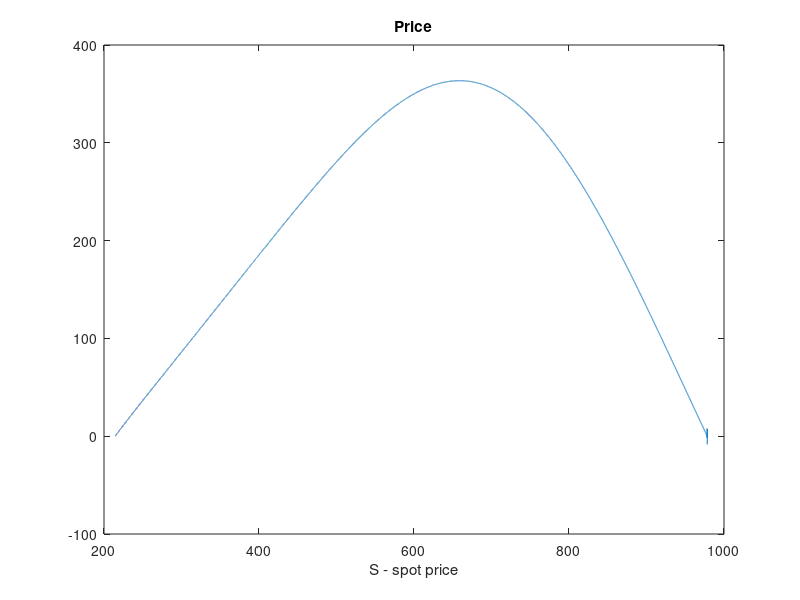

Source code (MATLAB):
%%%%%%%%%%%%%%%%%%%%%%%%%%%%%%%%%%%%%%%%%%%%%%%%%%%%%%%%%%%%%%%%%%%
% Price Barrier Down&Out call option in the B&S model
% using PDE with theta method on LOG-PRICE transformation
%%%%%%%%%%%%%%%%%%%%%%%%%%%%%%%%%%%%%%%%%%%%%%%%%%%%%%%%%%%%%%%%%%%
clear all; close all; clc;

%% Parameters
% Market parameters
r = 0.02;               % riskfree interest rate 
S0 = 218.75;            % spot price
% Model parameters
sigma = 0.2516;         % standard deviation 
% Contract 
T = 1;                  % maturity
K = S0;                 % strike
D = 0.98*S0;            % barrier
payoff = @(x) max(S0*exp(x)-K,0).*(S0*exp(x)>D);   % payoff function -- D&O Call Option
% Domain Boundaries 
xmax =  (r - sigma^2/2)*T + 6*sigma*sqrt(T);
xmin =  log(D/S0);
upper_boundary_condition = @(t) S0*exp(xmax)-K*exp(-r*t);            % v(xmax,t) for D&O call
lower_boundary_condition = @(t) 0;                                   % v(xmin,t) for D&O call
% Numerical schema parameters 
M = 5000; dt = T/M;                                                   % time grid
N = 30000; dx = (xmax-xmin)/N; x_grid = linspace(xmin,xmax, N+1)';    % space grid
theta = 0.5;    % 0.5 = Crank-Nicholson, 0 = Implicit Euler, 1 = Explicit Euler (not uncond stable!)

%% Resolving matrix              
a_d = (1-theta)*(-(r-sigma^2/2)/(2*dx)+sigma^2/(2*dx^2));    % coeff of v_{i-1,j}
a_m = -1/dt+(1-theta)*(-sigma^2/(dx^2)-r);                   % coeff of v_{i,j} 
a_u = (1-theta)*((r-sigma^2/2)/(2*dx)+sigma^2/(2*dx^2));     % coeff of v_{i+1,j}
A = spdiags([a_d*ones(N+1,1), a_m*ones(N+1,1), a_u*ones(N+1,1)], -1:1, N+1, N+1);
% Constant term at step j 
b_d = -theta*(-(r-sigma^2/2)/(2*dx)+sigma^2/(2*dx^2));    % coeff of v_{i-1,j+1}
b_m = -1/dt-theta*(-sigma^2/(dx^2)-r);                    % coeff of v_{i,j+1} 
b_u = -theta*((r-sigma^2/2)/(2*dx)+sigma^2/(2*dx^2));     % coeff of v_{i+1,j+1}
B = spdiags([b_d*ones(N+1,1), b_m*ones(N+1,1), b_u*ones(N+1,1)], -1:1, N+1, N+1);

%% Backward in time procedure
v = payoff(x_grid);
for j = (M-1):-1:1
    % compute rhs and adjust with bounday conditions
    rhs = B*v;
    % rhs(1) = rhs(1) + lower_boundary_condition(T-j*dt); % lower_bound_cond=0 in CALL case
    rhs(end) = rhs(end)+upper_boundary_condition(T-j*dt);
    %compute prices at time tj
    v = A\rhs;
end

fprintf('Barrier D&O Call price under BS model using PDE theta method with theta=%d',theta)
call_price = interp1(S0*exp(x_grid), v, S0, 'spline')
figure
plot(S0*exp(x_grid),v); title('Price'); xlabel('S - spot price');